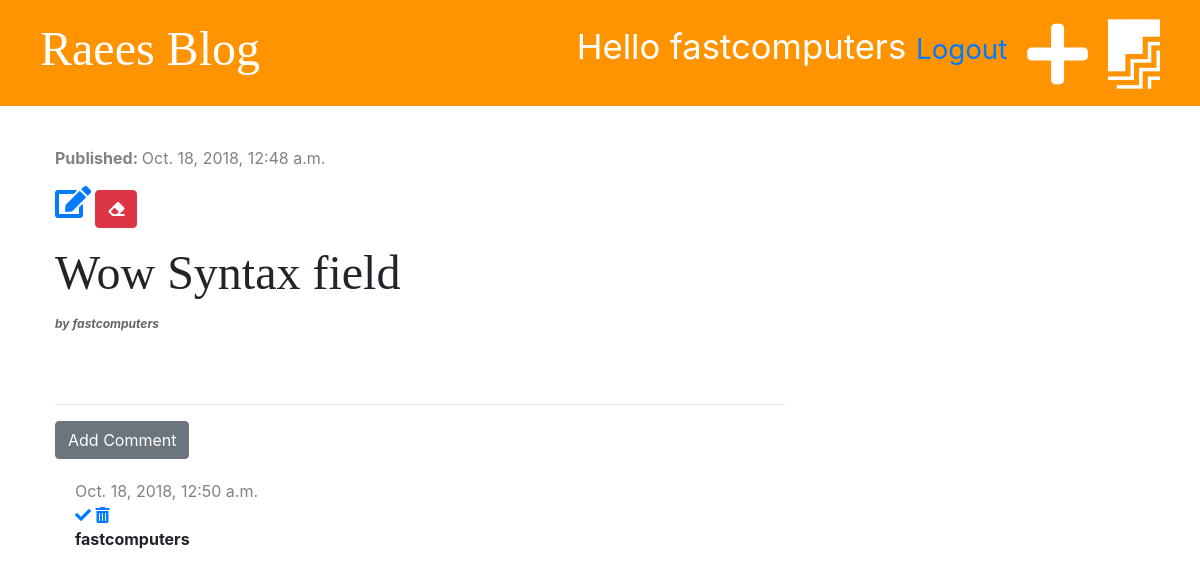
/post/19/ (signed in), run on the app's committed database.
### blog/models.py (models this page shows, shortened)
class Post(models.Model):
    author = models.ForeignKey('auth.User', on_delete=models.CASCADE)
    title = models.CharField(max_length=200)
    text = models.TextField()
    created_date = models.DateTimeField(default=timezone.now)
    published_date = models.DateTimeField(blank=True, null=True)

class Comment(models.Model):
    post = models.ForeignKey('blog.Post', on_delete=models.CASCADE, related_name='comments')
    author = models.CharField(max_length=200)
    text = models.TextField()
    created_date = models.DateTimeField(default=timezone.now)
    approved = models.BooleanField(default=False)

### blog/views.py (the view)
# urls.py: path('post/<int:pk>/', views.post_detail, name='post_detail'),
def post_detail(request, pk):
    post = get_object_or_404(Post, pk=pk)
    stuff_for_frontend = {'post': post}
    return render(request, 'blog/post_detail.html', stuff_for_frontend)

### blog/templatetags/markdownify.py (called while the page is built)
@register.filter
def markdown(value):
    renderer = HighlightRenderer()
    markdown = mistune.Markdown(renderer=renderer)
    return markdown(value)

### blog/templates/blog/post_detail.html (shortened to what this page needs)
{% extends 'blog/base.html' %}
{% load markdownify %}
{% block content %}
    <div class="post">
        {% if post.published_date %}
            <div class="date">
                <p><strong>Published: </strong>{{ post.published_date }}</p>
            </div>
        {% else %}
            <a href="{% url 'post_publish' pk=post.pk %}" class="btn btn-primary">Publish</a>
        {% endif %}
        {% if user.is_authenticated %}
            <a href="{% url 'post_edit' pk=post.pk %}"><i class="fas fa-edit fa-2x"></i></a>
        {% endif %}
        <a href="{% url 'post_delete' pk=post.pk %}" class="btn btn-danger"
        onclick="return confirm('Are you sure you want to delete this post?')">
        <i class="fas fa-eraser"></i></a>
        <p><h2>{{ post.title }}</h2>  <strong><i style="font-size:12px;color:#666;margin:0 0 10px"> by {{ post.author }}</i></strong></p>
    </div>
    <hr>
    <a href="{% url 'add_comment_to_post' pk=post.pk %}" class="btn btn-secondary">Add Comment</a>
    {% for comment in post.comments.all %}
            {% if user.is_authenticated or comment.approved %}
                <div class="comment">
                    <div class="date">
                        {{ comment.created_date }}
                    </div>
                        {% if not comment.approved and user.is_superuser %}
                            <a href="{% url 'comment_approve' pk=comment.pk %}"> <i class="fas fa-check"></i></a>
                            <a href="{% url 'comment_remove' pk=comment.pk %}"> <i class="fas fa-trash-alt"></i></a>
                        {% endif %}
                    <p><strong>{{ comment.author }}</strong></p>
                </div>
            {% endif %}
        {% empty %}
            <p>No Comments yet....</p>
    {% endfor %}
{% endblock %}

### blog/templates/blog/base.html (shortened to what this page needs)
{% load staticfiles %}
<!DOCTYPE html>
<html lang="en">
<head>
    <link rel="stylesheet" href="https://stackpath.bootstrapcdn.com/bootstrap/4.1.3/css/bootstrap.min.css">
    <link rel="stylesheet" href="{% static 'css/blog.css' %}">
    <link rel="stylesheet" href="https://use.fontawesome.com/releases/v5.4.1/css/all.css">
    <link rel="stylesheet" href="{% static 'css/zenburn.css' %}">
</head>
<body>
<div class="page-header">
    {% if user.is_authenticated %}
        <a href="{% url 'post_draft_list' %}" class="top-menu"><i class="fab fa-firstdraft fa-2x"></i></a>
        <a href="{% url 'post_new' %}" class="top-menu"><i class="fas fa-plus fa-2x"></i></a>
        <p class="top-menu">Hello {{ user.username }} <small><a href="{% url 'logout' %}">Logout</a></small> </p>
    {% else %}
        <a href="{% url 'login' %}" class="top-menu"><i class="fas fa-sign-in-alt fa-2x"></i></a>
    {% endif %}
    <h1><a href="/">Raees Blog</a></h1>
</div>
<div class="content container">
    <div class="row">
        <div class="col-md-8">
            {% block content %}
            {% endblock %}
        </div>
    </div>
</div>
</body>
</html>

### blog/static/css/blog.css (style rules this page uses)
.page-header { background-color: #ff9400; margin-top: 0; padding: 20px 20px 20px 40px; }
.page-header h1, .page-header h1 a { color: #ffffff; font-size: 36pt; text-decoration: none; }
.content { margin: 40px; }
h1, h2, h3, h4 { font-family: 'Tangerine', 'Inconsolata', 'Droid Sans', serif; font-size: 48px; }
.date { color: #828282; }
.post { margin-bottom: 70px; }
.top-menu { color: #ffffff; float: right; font-size: 26pt; margin-right: 20px; }
.comment { margin: 20px 0px 20px 20px; }

### data on the page
Post: published_date "Oct. 18, 2018, 12:48 a.m.", title "Wow Syntax field", author "fastcomputers"
Comment: created_date "Oct. 18, 2018, 12:50 a.m.", approved False (drawn), author "fastcomputers"

### other printed values
{{ user.username }} "fastcomputers"
